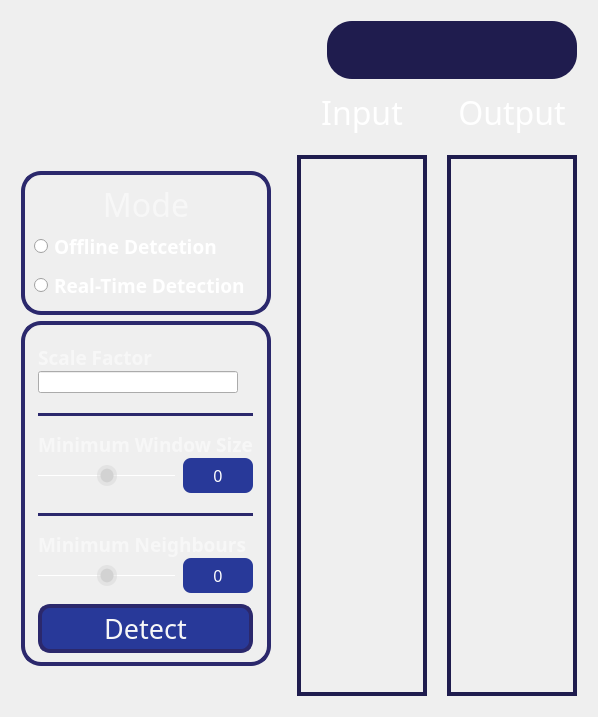
      <widget class="QWidget" name="faceDetection">
       <attribute name="title">
        <string>Face Detection</string>
       </attribute>
       <layout class="QGridLayout" name="gridLayout">
        <item row="0" column="0">
         <layout class="QVBoxLayout" name="verticalLayout_9">
          <property name="leftMargin">
           <number>10</number>
          </property>
          <item>
           <spacer name="verticalSpacer">
            <property name="orientation">
             <enum>Qt::Vertical</enum>
            </property>
            <property name="sizeType">
             <enum>QSizePolicy::Maximum</enum>
            </property>
            <property name="sizeHint" stdset="0">
             <size>
              <width>20</width>
              <height>160</height>
             </size>
            </property>
           </spacer>
          </item>
          <item>
           <widget class="QFrame" name="frame">
            <property name="minimumSize">
             <size>
              <width>250</width>
              <height>0</height>
             </size>
            </property>
            <property name="maximumSize">
             <size>
              <width>250</width>
              <height>16777215</height>
             </size>
            </property>
            <property name="styleSheet">
             <string notr="true">QFrame{
	border-radius:20px;
	border: 4px solid rgb(43, 40, 108);
}</string>
            </property>
            <property name="frameShape">
             <enum>QFrame::StyledPanel</enum>
            </property>
            <property name="frameShadow">
             <enum>QFrame::Raised</enum>
            </property>
            <layout class="QGridLayout" name="gridLayout_3">
             <property name="sizeConstraint">
              <enum>QLayout::SetMaximumSize</enum>
             </property>
             <property name="horizontalSpacing">
              <number>6</number>
             </property>
             <item row="0" column="0">
              <layout class="QVBoxLayout" name="verticalLayout_4">
               <item>
                <widget class="QLabel" name="Mode">
                 <property name="maximumSize">
                  <size>
                   <width>16777215</width>
                   <height>40</height>
                  </size>
                 </property>
                 <property name="font">
                  <font>
                   <family>Impact</family>
                   <pointsize>24</pointsize>
                   <bold>false</bold>
                  </font>
                 </property>
                 <property name="styleSheet">
                  <string notr="true">QLabel{
	color: rgb(247, 247, 247);
	border:none;
}</string>
                 </property>
                 <property name="text">
                  <string>Mode</string>
                 </property>
                 <property name="textFormat">
                  <enum>Qt::AutoText</enum>
                 </property>
                 <property name="alignment">
                  <set>Qt::AlignCenter</set>
                 </property>
                </widget>
               </item>
               <item>
                <widget class="QRadioButton" name="offlineRadio">
                 <property name="font">
                  <font>
                   <family>Overpass SemiBold</family>
                   <pointsize>14</pointsize>
                   <bold>true</bold>
                  </font>
                 </property>
                 <property name="styleSheet">
                  <string notr="true">color:white;
font-weight:10000px;</string>
                 </property>
                 <property name="text">
                  <string>Offline Detcetion</string>
                 </property>
                </widget>
               </item>
               <item>
                <widget class="QRadioButton" name="onlineRadio">
                 <property name="font">
                  <font>
                   <family>Overpass SemiBold</family>
                   <pointsize>14</pointsize>
                   <bold>true</bold>
                  </font>
                 </property>
                 <property name="styleSheet">
                  <string notr="true">color:white;
font-weight:10000px;</string>
                 </property>
                 <property name="text">
                  <string>Real-Time Detection</string>
                 </property>
                </widget>
               </item>
              </layout>
             </item>
            </layout>
           </widget>
          </item>
          <item>
           <widget class="QFrame" name="prop_frame">
            <property name="minimumSize">
             <size>
              <width>250</width>
              <height>0</height>
             </size>
            </property>
            <property name="maximumSize">
             <size>
              <width>250</width>
              <height>16777215</height>
             </size>
            </property>
            <property name="styleSheet">
             <string notr="true">QFrame{
	border-radius:20px;
	border: 4px solid rgb(43, 40, 108);
}</string>
            </property>
            <property name="frameShape">
             <enum>QFrame::StyledPanel</enum>
            </property>
            <property name="frameShadow">
             <enum>QFrame::Raised</enum>
            </property>
            <layout class="QGridLayout" name="gridLayout_5">
             <property name="sizeConstraint">
              <enum>QLayout::SetMaximumSize</enum>
             </property>
             <property name="horizontalSpacing">
              <number>6</number>
             </property>
             <item row="0" column="0">
              <layout class="QVBoxLayout" name="verticalLayout_2">
               <item>
                <layout class="QVBoxLayout" name="verticalLayout">
                 <property name="spacing">
                  <number>15</number>
                 </property>
                 <property name="topMargin">
                  <number>10</number>
                 </property>
                 <item>
                  <layout class="QVBoxLayout" name="verticalLayout_12">
                   <property name="spacing">
                    <number>0</number>
                   </property>
                   <property name="bottomMargin">
                    <number>5</number>
                   </property>
                   <item alignment="Qt::AlignLeft">
                    <widget class="QLabel" name="sfLabel">
                     <property name="maximumSize">
                      <size>
                       <width>16777215</width>
                       <height>40</height>
                      </size>
                     </property>
                     <property name="font">
                      <font>
                       <family>Overpass Black</family>
                       <pointsize>14</pointsize>
                       <bold>true</bold>
                      </font>
                     </property>
                     <property name="styleSheet">
                      <string notr="true">QLabel{
	color: rgb(247, 247, 247);
	border:none;
}</string>
                     </property>
                     <property name="text">
                      <string>Scale Factor</string>
                     </property>
                     <property name="textFormat">
                      <enum>Qt::AutoText</enum>
                     </property>
                     <property name="alignment">
                      <set>Qt::AlignCenter</set>
                     </property>
                    </widget>
                   </item>
                   <item>
                    <widget class="QLineEdit" name="scaleFactor_val">
                     <property name="minimumSize">
                      <size>
                       <width>160</width>
                       <height>0</height>
                      </size>
                     </property>
                     <property name="maximumSize">
                      <size>
                       <width>200</width>
                       <height>16777215</height>
                      </size>
                     </property>
                    </widget>
                   </item>
                   <item>
                    <layout class="QHBoxLayout" name="horizontalLayout_6"/>
                   </item>
                  </layout>
                 </item>
                 <item>
                  <widget class="Line" name="line_10">
                   <property name="styleSheet">
                    <string notr="true">/* Line style */

  /* Set the width of the line */
  width: 20px;

  /* Set the height of the line */
  height: 5px;

  /* Set the background color of the line */
  background-color: rgb(43, 40, 108);

  /* Set the border of the line */
  border: 10px;

  /* Set the border radius of the line */
  border-radius:5px;



</string>
                   </property>
                   <property name="orientation">
                    <enum>Qt::Horizontal</enum>
                   </property>
                  </widget>
                 </item>
                 <item>
                  <layout class="QVBoxLayout" name="verticalLayout_3">
                   <property name="spacing">
                    <number>0</number>
                   </property>
                   <property name="bottomMargin">
                    <number>5</number>
                   </property>
                   <item alignment="Qt::AlignLeft">
                    <widget class="QLabel" name="windowSizeLabel">
                     <property name="maximumSize">
                      <size>
                       <width>16777215</width>
                       <height>40</height>
                      </size>
                     </property>
                     <property name="font">
                      <font>
                       <family>Overpass Black</family>
                       <pointsize>14</pointsize>
                       <bold>true</bold>
                      </font>
                     </property>
                     <property name="styleSheet">
                      <string notr="true">QLabel{
	color: rgb(247, 247, 247);
	border:none;
}</string>
                     </property>
                     <property name="text">
                      <string>Minimum Window Size</string>
                     </property>
                     <property name="textFormat">
                      <enum>Qt::AutoText</enum>
                     </property>
                     <property name="alignment">
                      <set>Qt::AlignCenter</set>
                     </property>
                    </widget>
                   </item>
                   <item>
                    <layout class="QHBoxLayout" name="horizontalLayout">
                     <property name="spacing">
                      <number>8</number>
                     </property>
                     <item>
                      <widget class="QSlider" name="windowSlider">
                       <property name="sizePolicy">
                        <sizepolicy hsizetype="Preferred" vsizetype="Preferred">
                         <horstretch>0</horstretch>
                         <verstretch>0</verstretch>
                        </sizepolicy>
                       </property>
                       <property name="minimumSize">
                        <size>
                         <width>100</width>
                         <height>35</height>
                        </size>
                       </property>
                       <property name="maximumSize">
                        <size>
                         <width>16777215</width>
                         <height>40</height>
                        </size>
                       </property>
                       <property name="styleSheet">
                        <string notr="true">QSlider:horizontal {
    min-height: 35%;
}
QSlider::groove:horizontal {
    height: 1px;
    background: white; 
}
QSlider::handle:horizontal {
    width: 20px;
    margin-top: -10px;
    margin-bottom: -10px;
    border-radius: 10px;
    background: qradialgradient(spread:reflect, cx:0.5, cy:0.5, radius:0.5, fx:0.5, fy:0.5, stop:0.6 rgba(210, 210, 210, 255), stop:0.7 rgba(210, 210, 210, 100));
}
QSlider::handle:horizontal:hover {
    background: qradialgradient(spread:reflect, cx:0.5, cy:0.5, radius:0.5, fx:0.5, fy:0.5, stop:0.6 rgba(255, 255, 255, 255), stop:0.7 rgba(255, 255, 255, 100));
}</string>
                       </property>
                       <property name="minimum">
                        <number>50</number>
                       </property>
                       <property name="maximum">
                        <number>250</number>
                       </property>
                       <property name="value">
                        <number>150</number>
                       </property>
                       <property name="orientation">
                        <enum>Qt::Horizontal</enum>
                       </property>
                      </widget>
                     </item>
                     <item>
                      <widget class="QLabel" name="window_val">
                       <property name="maximumSize">
                        <size>
                         <width>70</width>
                         <height>40</height>
                        </size>
                       </property>
                       <property name="font">
                        <font>
                         <family>Impact</family>
                         <pointsize>12</pointsize>
                        </font>
                       </property>
                       <property name="styleSheet">
                        <string notr="true">QLabel {
background-color: rgb(40, 57, 153);
border: 0;
border-radius: 8px;
color: #fff;
}</string>
                       </property>
                       <property name="frameShape">
                        <enum>QFrame::NoFrame</enum>
                       </property>
                       <property name="frameShadow">
                        <enum>QFrame::Plain</enum>
                       </property>
                       <property name="lineWidth">
                        <number>5</number>
                       </property>
                       <property name="midLineWidth">
                        <number>5</number>
                       </property>
                       <property name="text">
                        <string>0</string>
                       </property>
                       <property name="textFormat">
                        <enum>Qt::AutoText</enum>
                       </property>
                       <property name="alignment">
                        <set>Qt::AlignCenter</set>
                       </property>
                      </widget>
                     </item>
                    </layout>
                   </item>
                  </layout>
                 </item>
                 <item>
                  <widget class="Line" name="line_5">
                   <property name="styleSheet">
                    <string notr="true">/* Line style */

  /* Set the width of the line */
  width: 20px;

  /* Set the height of the line */
  height: 5px;

  /* Set the background color of the line */
  background-color: rgb(43, 40, 108);

  /* Set the border of the line */
  border: 10px;

  /* Set the border radius of the line */
  border-radius:5px;



</string>
                   </property>
                   <property name="orientation">
                    <enum>Qt::Horizontal</enum>
                   </property>
                  </widget>
                 </item>
                 <item>
                  <layout class="QVBoxLayout" name="verticalLayout_23">
                   <property name="spacing">
                    <number>0</number>
                   </property>
                   <property name="bottomMargin">
                    <number>5</number>
                   </property>
                   <item alignment="Qt::AlignLeft">
                    <widget class="QLabel" name="neighboursLable">
                     <property name="maximumSize">
                      <size>
                       <width>16777215</width>
                       <height>40</height>
                      </size>
                     </property>
                     <property name="font">
                      <font>
                       <family>Overpass Black</family>
                       <pointsize>14</pointsize>
                       <bold>true</bold>
                      </font>
                     </property>
                     <property name="styleSheet">
                      <string notr="true">QLabel{
	color: rgb(247, 247, 247);
	border:none;
}</string>
                     </property>
                     <property name="text">
                      <string>Minimum Neighbours</string>
                     </property>
                     <property name="textFormat">
                      <enum>Qt::AutoText</enum>
                     </property>
                     <property name="alignment">
                      <set>Qt::AlignCenter</set>
                     </property>
                    </widget>
                   </item>
                   <item>
                    <layout class="QHBoxLayout" name="horizontalLayout_14">
                     <property name="spacing">
                      <number>8</number>
                     </property>
                     <item>
                      <widget class="QSlider" name="neighboursSlider">
                       <property name="sizePolicy">
                        <sizepolicy hsizetype="Preferred" vsizetype="Preferred">
                         <horstretch>0</horstretch>
                         <verstretch>0</verstretch>
                        </sizepolicy>
                       </property>
                       <property name="minimumSize">
                        <size>
                         <width>100</width>
                         <height>35</height>
                        </size>
                       </property>
                       <property name="maximumSize">
                        <size>
                         <width>16777215</width>
                         <height>40</height>
                        </size>
                       </property>
                       <property name="styleSheet">
                        <string notr="true">QSlider:horizontal {
    min-height: 35%;
}
QSlider::groove:horizontal {
    height: 1px;
    background: white; 
}
QSlider::handle:horizontal {
    width: 20px;
    margin-top: -10px;
    margin-bottom: -10px;
    border-radius: 10px;
    background: qradialgradient(spread:reflect, cx:0.5, cy:0.5, radius:0.5, fx:0.5, fy:0.5, stop:0.6 rgba(210, 210, 210, 255), stop:0.7 rgba(210, 210, 210, 100));
}
QSlider::handle:horizontal:hover {
    background: qradialgradient(spread:reflect, cx:0.5, cy:0.5, radius:0.5, fx:0.5, fy:0.5, stop:0.6 rgba(255, 255, 255, 255), stop:0.7 rgba(255, 255, 255, 100));
}</string>
                       </property>
                       <property name="minimum">
                        <number>50</number>
                       </property>
                       <property name="maximum">
                        <number>250</number>
                       </property>
                       <property name="value">
                        <number>150</number>
                       </property>
                       <property name="orientation">
                        <enum>Qt::Horizontal</enum>
                       </property>
                      </widget>
                     </item>
                     <item>
                      <widget class="QLabel" name="neighbours_val">
                       <property name="maximumSize">
                        <size>
                         <width>70</width>
                         <height>40</height>
                        </size>
                       </property>
                       <property name="font">
                        <font>
                         <family>Impact</family>
                         <pointsize>12</pointsize>
                        </font>
                       </property>
                       <property name="styleSheet">
                        <string notr="true">QLabel {
background-color: rgb(40, 57, 153);
border: 0;
border-radius: 8px;
color: #fff;
}</string>
                       </property>
                       <property name="frameShape">
                        <enum>QFrame::NoFrame</enum>
                       </property>
                       <property name="frameShadow">
                        <enum>QFrame::Plain</enum>
                       </property>
                       <property name="lineWidth">
                        <number>5</number>
                       </property>
                       <property name="midLineWidth">
                        <number>5</number>
                       </property>
                       <property name="text">
                        <string>0</string>
                       </property>
                       <property name="textFormat">
                        <enum>Qt::AutoText</enum>
                       </property>
                       <property name="alignment">
                        <set>Qt::AlignCenter</set>
                       </property>
                      </widget>
                     </item>
                    </layout>
                   </item>
                  </layout>
                 </item>
                </layout>
               </item>
               <item>
                <widget class="QPushButton" name="detectFaces">
                 <property name="enabled">
                  <bool>true</bool>
                 </property>
                 <property name="sizePolicy">
                  <sizepolicy hsizetype="Minimum" vsizetype="Fixed">
                   <horstretch>0</horstretch>
                   <verstretch>0</verstretch>
                  </sizepolicy>
                 </property>
                 <property name="minimumSize">
                  <size>
                   <width>0</width>
                   <height>0</height>
                  </size>
                 </property>
                 <property name="maximumSize">
                  <size>
                   <width>16777215</width>
                   <height>16777215</height>
                  </size>
                 </property>
                 <property name="font">
                  <font>
                   <family>Impact</family>
                   <pointsize>20</pointsize>
                   <bold>false</bold>
                  </font>
                 </property>
                 <property name="layoutDirection">
                  <enum>Qt::LeftToRight</enum>
                 </property>
                 <property name="autoFillBackground">
                  <bool>false</bool>
                 </property>
                 <property name="styleSheet">
                  <string notr="true">QPushButton{
appearance: button;
backface-visibility: hidden;
background-color: #283999;
border-radius: 12px;
border: 4px solid rgb(43, 40, 108);
box-shadow: rgba(50, 50, 93, .1) 0 0 0 1px inset,rgba(50, 50, 93, .1) 0 2px 5px 0,rgba(0, 0, 0, .07) 0 1px 1px 0;
	color: rgb(247, 247, 247);
margin-left:0;
cursor: pointer;
font-size: 100%;
height: 35px;
padding: 3px 15px;
position: relative;
text-align: center;
}
QPushButton:hover{
background-color: #3348c1;
}
QPushButton:pressed{
background-color: #1c2973;
}</string>
                 </property>
                 <property name="text">
                  <string>Detect</string>
                 </property>
                 <property name="autoDefault">
                  <bool>false</bool>
                 </property>
                </widget>
               </item>
              </layout>
             </item>
            </layout>
           </widget>
          </item>
          <item>
           <spacer name="verticalSpacer_2">
            <property name="orientation">
             <enum>Qt::Vertical</enum>
            </property>
            <property name="sizeHint" stdset="0">
             <size>
              <width>20</width>
              <height>40</height>
             </size>
            </property>
           </spacer>
          </item>
         </layout>
        </item>
        <item row="0" column="1">
         <layout class="QVBoxLayout" name="verticalLayout_8">
          <property name="leftMargin">
           <number>10</number>
          </property>
          <property name="topMargin">
           <number>10</number>
          </property>
          <property name="rightMargin">
           <number>10</number>
          </property>
          <property name="bottomMargin">
           <number>10</number>
          </property>
          <item>
           <layout class="QHBoxLayout" name="horizontalLayout_8">
            <item>
             <spacer name="horizontalSpacer">
              <property name="orientation">
               <enum>Qt::Horizontal</enum>
              </property>
              <property name="sizeHint" stdset="0">
               <size>
                <width>40</width>
                <height>20</height>
               </size>
              </property>
             </spacer>
            </item>
            <item>
             <widget class="QFrame" name="frame_11">
              <property name="minimumSize">
               <size>
                <width>250</width>
                <height>0</height>
               </size>
              </property>
              <property name="maximumSize">
               <size>
                <width>400</width>
                <height>16777215</height>
               </size>
              </property>
              <property name="styleSheet">
               <string notr="true">background-color: #1f1c4e;
border-radius:25px;</string>
              </property>
              <property name="frameShape">
               <enum>QFrame::StyledPanel</enum>
              </property>
              <property name="frameShadow">
               <enum>QFrame::Raised</enum>
              </property>
              <layout class="QGridLayout" name="gridLayout_2">
               <property name="leftMargin">
                <number>0</number>
               </property>
               <property name="rightMargin">
                <number>0</number>
               </property>
               <property name="verticalSpacing">
                <number>10</number>
               </property>
               <item row="0" column="0">
                <layout class="QHBoxLayout" name="horizontalLayout_7">
                 <property name="spacing">
                  <number>5</number>
                 </property>
                 <item>
                  <widget class="QPushButton" name="importButton">
                   <property name="minimumSize">
                    <size>
                     <width>60</width>
                     <height>40</height>
                    </size>
                   </property>
                   <property name="maximumSize">
                    <size>
                     <width>50</width>
                     <height>70</height>
                    </size>
                   </property>
                   <property name="toolTip">
                    <string>Upload File</string>
                   </property>
                   <property name="styleSheet">
                    <string notr="true">QPushButton {
    appearance: button;
    background: rgba(74, 74, 74, 0);
    border-radius: 12px;
	
	image: url(icons/upload-square-svgrepo-com.png);
	icon-size: 40px; /* Set the desired icon size */
}

QPushButton:hover {
    background-color: rgb(255, 255, 255);
	image: url(icons/upload-square-svgrepo-com (1).png);
	icon-size: 40px; /* Set the desired icon size */
}
QPushButton:pressed {
    background-color: #A0A0A0; /* Set the desired color when the button is pressed */
}</string>
                   </property>
                   <property name="text">
                    <string/>
                   </property>
                  </widget>
                 </item>
                 <item>
                  <widget class="QPushButton" name="resetButton">
                   <property name="minimumSize">
                    <size>
                     <width>60</width>
                     <height>40</height>
                    </size>
                   </property>
                   <property name="maximumSize">
                    <size>
                     <width>50</width>
                     <height>70</height>
                    </size>
                   </property>
                   <property name="toolTip">
                    <string>&lt;html&gt;&lt;head/&gt;&lt;body&gt;&lt;p&gt;Reset&lt;/p&gt;&lt;/body&gt;&lt;/html&gt;</string>
                   </property>
                   <property name="styleSheet">
                    <string notr="true">QPushButton {
    appearance: button;
    background: rgba(74, 74, 74, 0);
    border-radius: 20px;
	
	image: url(icons/reset-svgrepo-com.png);
	icon-size: 40px; /* Set the desired icon size */
}

QPushButton:hover {
    background-color: rgb(255, 255, 255);
	image: url(icons/reset-svgrepo-com (1).png);
	icon-size: 40px; /* Set the desired icon size */
}
QPushButton:pressed {
    background-color: #A0A0A0; /* Set the desired color when the button is pressed */
}</string>
                   </property>
                   <property name="text">
                    <string/>
                   </property>
                   <property name="iconSize">
                    <size>
                     <width>40</width>
                     <height>40</height>
                    </size>
                   </property>
                  </widget>
                 </item>
                 <item>
                  <widget class="QPushButton" name="clearButton">
                   <property name="minimumSize">
                    <size>
                     <width>60</width>
                     <height>40</height>
                    </size>
                   </property>
                   <property name="maximumSize">
                    <size>
                     <width>50</width>
                     <height>70</height>
                    </size>
                   </property>
                   <property name="toolTip">
                    <string>&lt;html&gt;&lt;head/&gt;&lt;body&gt;&lt;p&gt;Clear&lt;/p&gt;&lt;/body&gt;&lt;/html&gt;</string>
                   </property>
                   <property name="styleSheet">
                    <string notr="true">QPushButton {
    appearance: button;
    background: rgba(74, 74, 74, 0);
    border-radius: 20px;
	
	image: url(icons/clear-circle-svgrepo-com.png);
	icon-size: 40px; /* Set the desired icon size */
}

QPushButton:hover {
    background-color: rgb(255, 255, 255);
	
	image: url(icons/clear-circle-svgrepo-com (1).png);
	icon-size: 40px; /* Set the desired icon size */
}
QPushButton:pressed {
    background-color: #A0A0A0; /* Set the desired color when the button is pressed */
}</string>
                   </property>
                   <property name="text">
                    <string/>
                   </property>
                   <property name="iconSize">
                    <size>
                     <width>40</width>
                     <height>40</height>
                    </size>
                   </property>
                  </widget>
                 </item>
                </layout>
               </item>
              </layout>
             </widget>
            </item>
           </layout>
          </item>
          <item>
           <layout class="QHBoxLayout" name="horizontalLayout_2">
            <property name="spacing">
             <number>20</number>
            </property>
            <property name="leftMargin">
             <number>10</number>
            </property>
            <property name="topMargin">
             <number>5</number>
            </property>
            <item>
             <layout class="QVBoxLayout" name="verticalLayout_6" stretch="0,4">
              <item>
               <widget class="QLabel" name="inputLabel">
                <property name="font">
                 <font>
                  <family>Impact</family>
                  <pointsize>24</pointsize>
                  <bold>false</bold>
                 </font>
                </property>
                <property name="styleSheet">
                 <string notr="true">QLabel{
	color: white;
	border:none;
}</string>
                </property>
                <property name="text">
                 <string>Input</string>
                </property>
                <property name="alignment">
                 <set>Qt::AlignCenter</set>
                </property>
               </widget>
              </item>
              <item>
               <widget class="QWidget" name="input1" native="true">
                <property name="styleSheet">
                 <string notr="true">	border: 4px solid #1f1c4e;
</string>
                </property>
               </widget>
              </item>
             </layout>
            </item>
            <item>
             <layout class="QVBoxLayout" name="verticalLayout_7" stretch="0,4">
              <item>
               <widget class="QLabel" name="outputLabel">
                <property name="font">
                 <font>
                  <family>Impact</family>
                  <pointsize>24</pointsize>
                  <bold>false</bold>
                 </font>
                </property>
                <property name="styleSheet">
                 <string notr="true">QLabel{
	color: white;
	border:none;
}</string>
                </property>
                <property name="text">
                 <string>Output</string>
                </property>
                <property name="alignment">
                 <set>Qt::AlignCenter</set>
                </property>
               </widget>
              </item>
              <item>
               <widget class="QWidget" name="output1" native="true">
                <property name="styleSheet">
                 <string notr="true">	border: 4px solid #1f1c4e;</string>
                </property>
               </widget>
              </item>
             </layout>
            </item>
           </layout>
          </item>
         </layout>
        </item>
       </layout>
      </widget>
